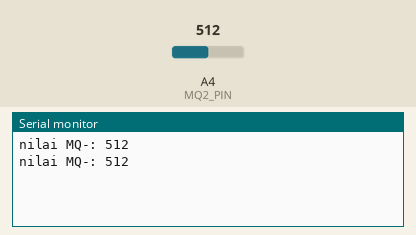
The sketch below on a simulated Arduino Uno, built with avr-gcc and run on an emulated ATmega328P. Parts: the last lines printed to the serial monitor. The test bench sets the inputs (shaded band); at power-on: A4 (MQ2_PIN) = 512.

Above: at 1.8 s.
1.9 s: A4 (MQ2_PIN) set to 716
At 2.8 s:
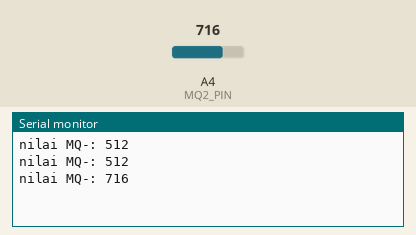
3.4 s: A4 (MQ2_PIN) set to 900
At 4.8 s:
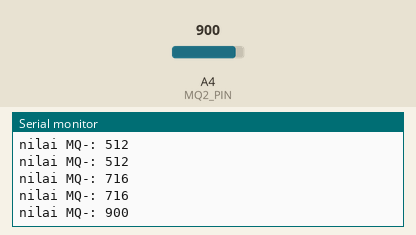
Timing chart, 0 to 6.4 s (numbered marks = the images above; inputs shaded):
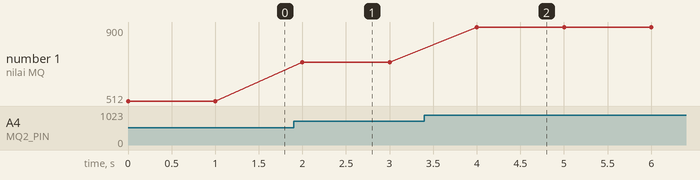

The sketch:

LKPD_14.ino
```cpp
// Nurlela
// XI TAV 2

#define MQ2_PIN 4
void setup() {  // put your setup code here, to run once:
Serial.begin(115200);
pinMode(MQ2_PIN, INPUT);}
void loop() {  // put your main code here, to run repeatedly:
int mq2Value = analogRead(MQ2_PIN);
Serial.print("nilai MQ-: ");
Serial.println(mq2Value);
delay(1000);}
```

Measured:
- after the input at 1.9 s, the serial monitor: prints a new line after 0.10 s (image 1)
- after the input at 3.4 s, the serial monitor: prints a new line after 0.60 s (image 2)
- plotted number 1: 512 → 716 after the input at 1.9 s, 716 → 900 after the input at 3.4 s
